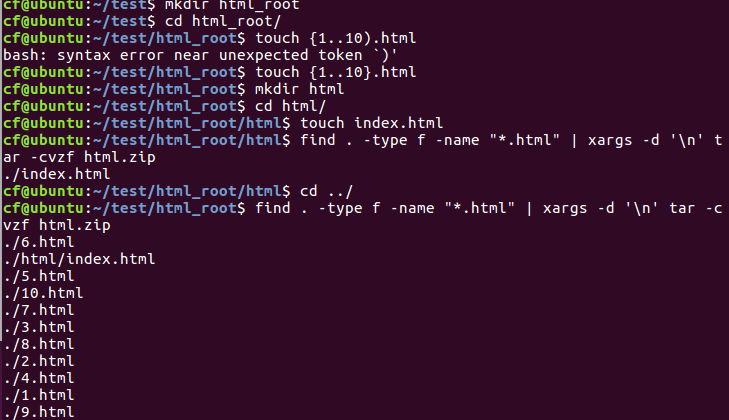
#> input picture report2/image/3.png, 729 x 420 px, found by its file name
$ python 'Opencv库.py'
#> lines starting #> are read from the running program, lines starting #| are printed output that depends on the picture
import cv2

img = cv2.imread("3.png")
#> img is the input picture: shape (420, 729, 3); mean B, G, R 45.4, 22.1, 56.2
imgCropped = img[50:283, 25:190]
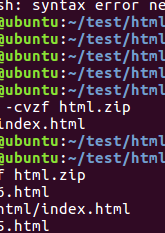
#> imgCropped: shape (233, 165, 3); mean B, G, R 58.7, 42.2, 66.7
shape = imgCropped.shape
#> shape = (233, 165, 3)
print(shape[0])
#| 233
imgCropped = cv2.resize(imgCropped, (shape[0] * 12 // 10, shape[1] * 2))
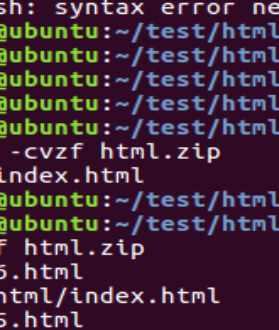
#> imgCropped: shape (330, 279, 3); mean B, G, R 58.6, 42.1, 66.7
cv2.imshow("Image cropped", imgCropped)
cv2.imshow("Image", img)
cv2.waitKey(0)

$ run again, with report2/image/11.png copied over report2/image/3.png
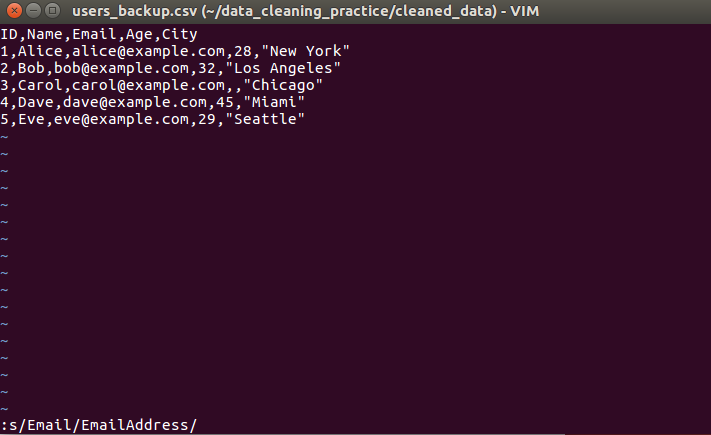
#> input picture report2/image/11.png, 711 x 435 px, found by its file name
#> img is the input picture: shape (435, 711, 3); mean B, G, R 42.8, 19, 54.3
#> `imgCropped = img[50:283, 25:190]`:
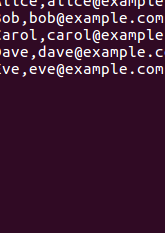
#> imgCropped: shape (233, 165, 3); mean B, G, R 49, 24.6, 60.4
#| 233
#> `imgCropped = cv2.resize(imgCropped, (shape[0] * 12 // 10, shape[1] * 2))`:
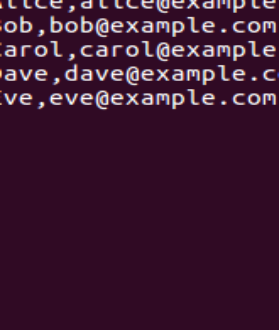
#> imgCropped: shape (330, 279, 3); mean B, G, R 48.9, 24.5, 60.3
